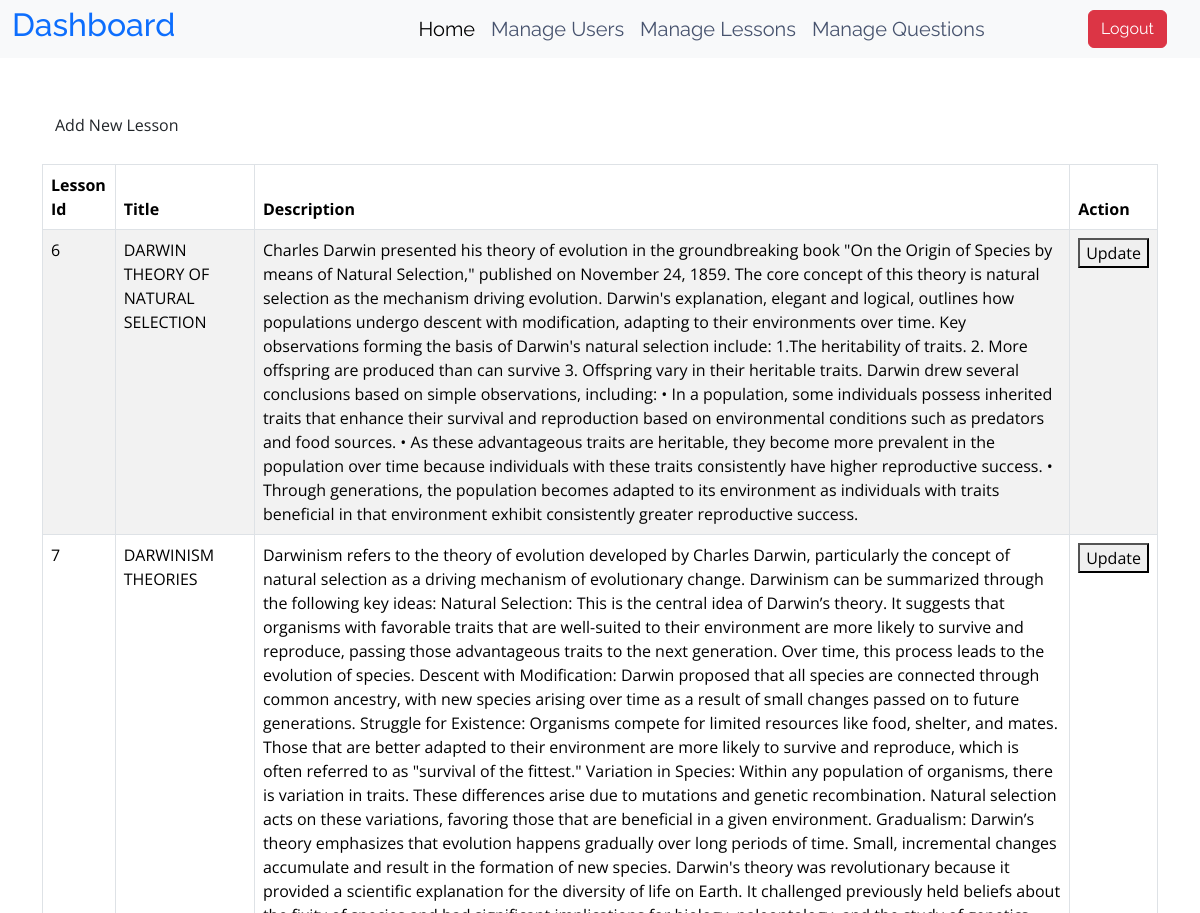
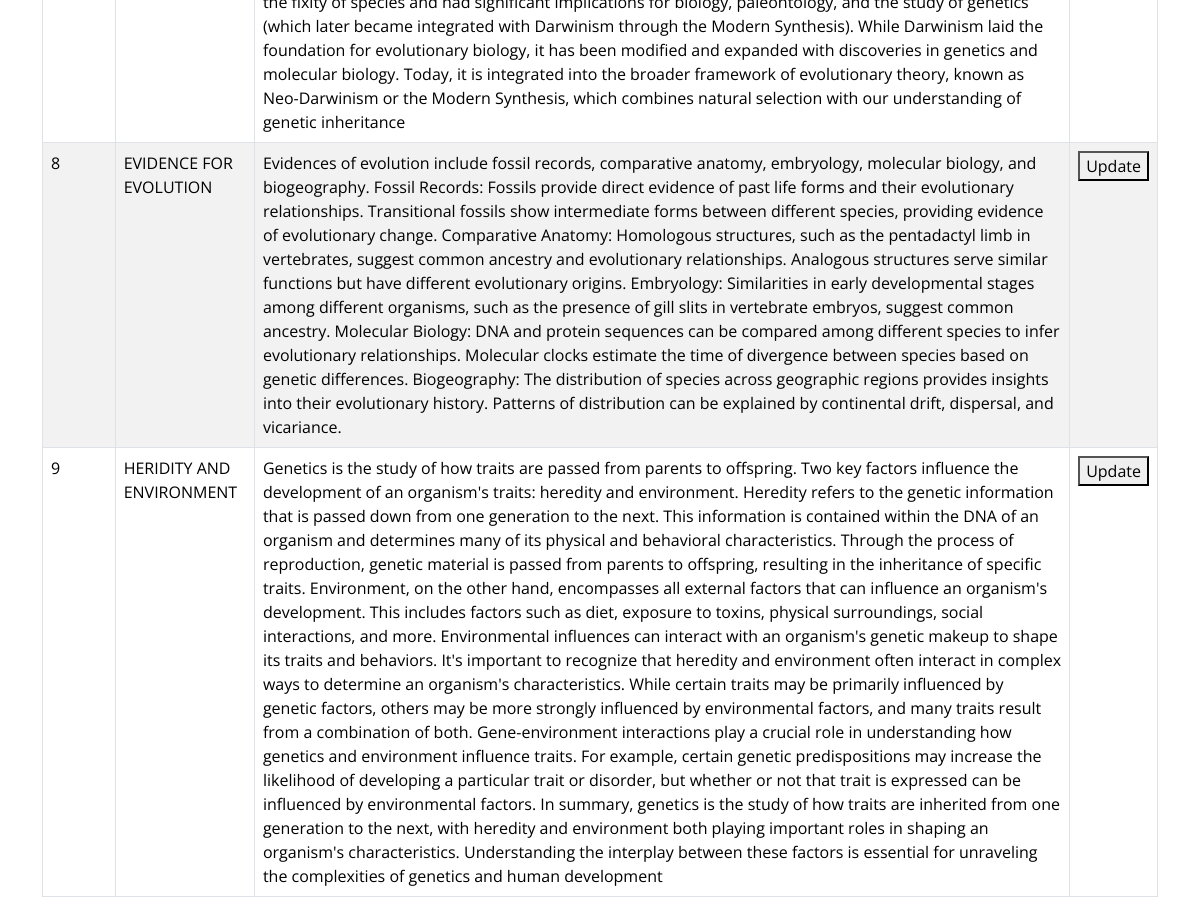
Screenshot of /lessons/ with the database file from the repository (2 pictures, top to bottom).
### core/models.py (models this page shows, shortened)
class Lessons(models.Model):
    title = models.CharField(max_length=50)
    description = models.TextField()
    tutorial = models.FileField(upload_to='videos/', null=True, blank=True)
    created_on = models.DateField(auto_now_add=True)
    updated_on = models.DateField(auto_now=True)

### core/views.py (the view)
# urls.py: path('lessons/', views.lessons_list, name='lessons'),
def lessons_list(request):
    lessons = Lessons.objects.all()
    return render(request, 'contents/admin/lessons.html', {'lessons': lessons})

### templates/contents/admin/lessons.html (shortened to what this page needs)
{% extends "base.html" %}
{% load static %}
{% block content %}
{% include "contents/admin/inc/navbar.html" %}
<div class="container mt-5">
  <div class="div-action pull pull-right" style="padding-bottom: 20px;">
    <a href="{% url 'core:create-lesson' %}">
      <button class="btn btn-default button1">
        Add New Lesson
     </button>
    </a>
</div>
  <table class="table table-striped table-bordered">
    <thead>
      <tr>
        <th>Lesson Id</th>
        <th>Title</th>
        <th>Description</th>
        <th>Action</th>
      </tr>
    </thead>
    <tbody>
      {% for lesson in lessons %}
        <tr>
          <td>{{ lesson.id }}</td>
          <td>{{ lesson.title }}</td>
          <td>{{ lesson.description }}</td>
          <td>
            <a href="{% url 'core:update-lesson' pk=lesson.id %}"><button>Update</button></a>
          </td>
        </tr>
      {% empty %}
        <tr>
          <td colspan="4">No users found.</td>
        </tr>
      {% endfor %}
    </tbody>
  </table>
</div>
{% endblock content %}

### static/assets/css/style.css (style rules this page uses)
body { font-family: "Open Sans", sans-serif; color: #585a61; }
a { color: #5777ba; text-decoration: none; }

### rows the page displays
Lessons: id "6", title "DARWIN THEORY OF NATURAL SELECTION", description "Charles Darwin presented his theory of evolution in the groundbreaking book \"On the Origin of Species by means of Natural Selection,\" published on November 24, 1859. The core concept of this theory is natural selection as the mechanism driving evolution. Darwin's explanation, elegant and logical, outlines how populations undergo descent with modification, adapting to their environments over time. Key observations forming the basis of Darwin's natural selection include: 1.The heritability of traits. 2. More offspring are produced than can survive 3. Offspring vary in their heritable traits. Darwin drew several conclusions based on simple observations, including: • In a population, some…"
Lessons: id "7", title "DARWINISM THEORIES", description "Darwinism refers to the theory of evolution developed by Charles Darwin, particularly the concept of natural selection as a driving mechanism of evolutionary change. Darwinism can be summarized through the following key ideas: Natural Selection: This is the central idea of Darwin’s theory. It suggests that organisms with favorable traits that are well-suited to their environment are more likely to survive and reproduce, passing those advantageous traits to the next generation. Over time, this process leads to the evolution of species. Descent with Modification: Darwin proposed that all species are connected through common ancestry, with new species arising over time as a result of small…"
Lessons: id "8", title "EVIDENCE FOR EVOLUTION", description "Evidences of evolution include fossil records, comparative anatomy, embryology, molecular biology, and biogeography. Fossil Records: Fossils provide direct evidence of past life forms and their evolutionary relationships. Transitional fossils show intermediate forms between different species, providing evidence of evolutionary change. Comparative Anatomy: Homologous structures, such as the pentadactyl limb in vertebrates, suggest common ancestry and evolutionary relationships. Analogous structures serve similar functions but have different evolutionary origins. Embryology: Similarities in early developmental stages among different organisms, such as the presence of gill slits in vertebrate…"
Lessons: id "9", title "HERIDITY AND ENVIRONMENT", description "Genetics is the study of how traits are passed from parents to offspring. Two key factors influence the development of an organism's traits: heredity and environment. Heredity refers to the genetic information that is passed down from one generation to the next. This information is contained within the DNA of an organism and determines many of its physical and behavioral characteristics. Through the process of reproduction, genetic material is passed from parents to offspring, resulting in the inheritance of specific traits. Environment, on the other hand, encompasses all external factors that can influence an organism's development. This includes factors such as diet, exposure to toxins,…"
